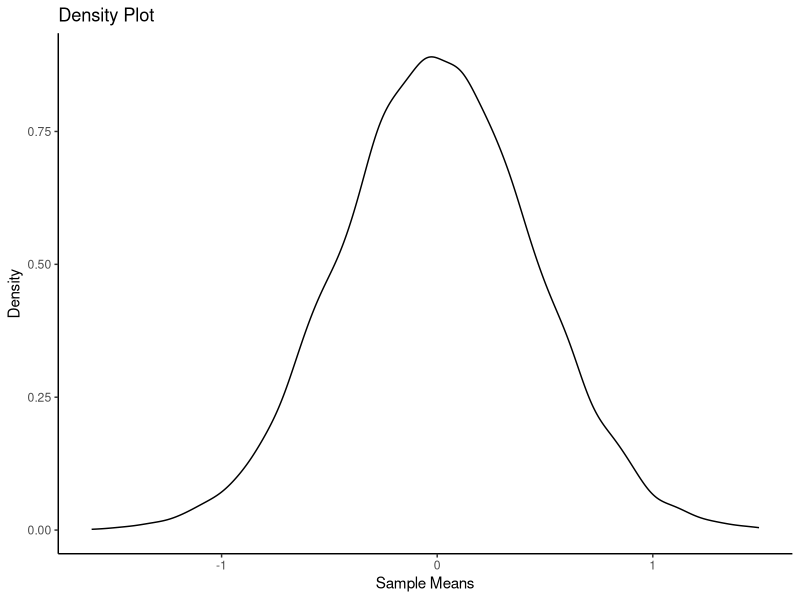
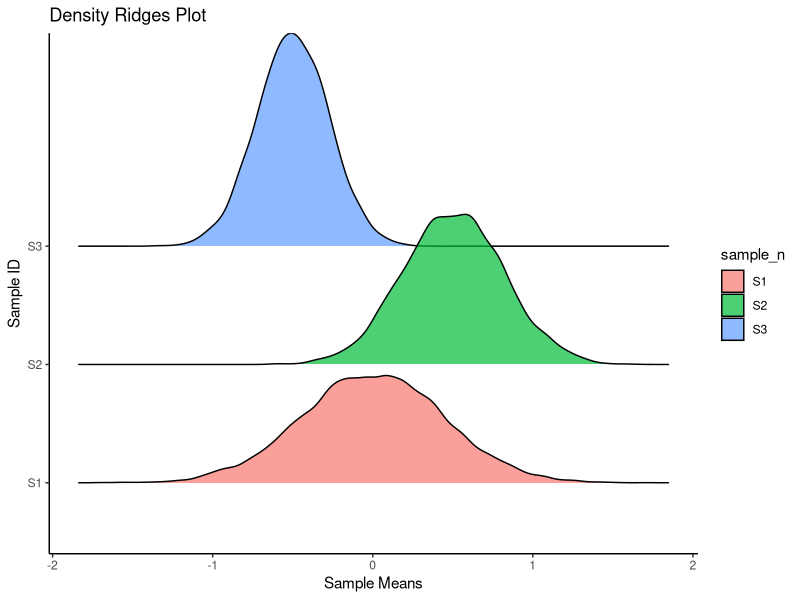
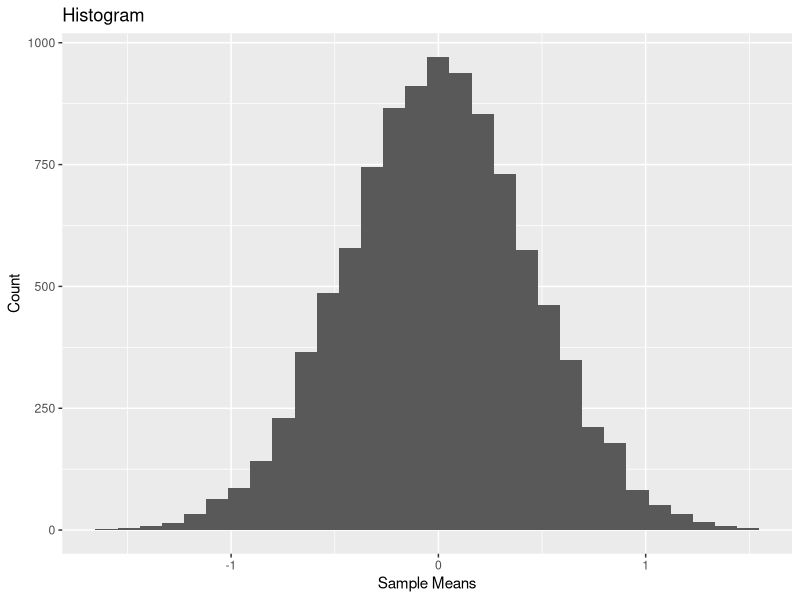
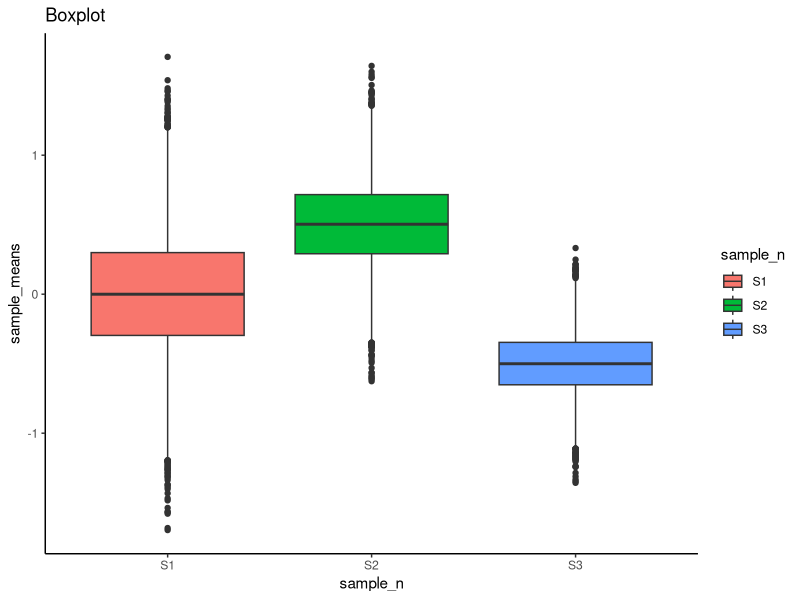
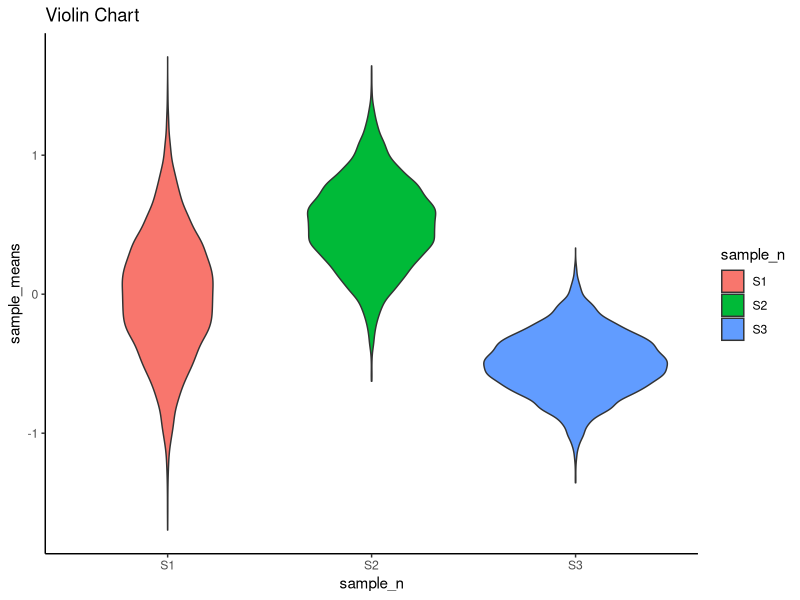

Write the R code that produced these figures, in order.
## ---- chunk 1
library(tidyverse)

set.seed(0)

n = 10000

sample_means = rep(NA, n)

for(i in 1:n){
  sample_means[i] = mean(rnorm(20, mean=0, sd=2))
}


sample_means_df <- data.frame(sample_means)
 
sample_means_df %>%
   ggplot(aes(sample_means)) + 
   geom_density(size = .5) +
   labs(title = "Density Plot", x = "Sample Means", y = "Density") + 
   theme_classic()
  
## ---- chunk 2
library(ggridges)
# create column one for df
set.seed(1)

n1 = 10000

sample_means = rep(NA, n)

for(i in 1:n){
  sample_means[i] = mean(rnorm(20, mean=0, sd=2))
}

sample_means1 <- data.frame(sample_means)
# create column two for df
set.seed(2)

n2 = 10000

sample_means = rep(NA, n)

for(i in 1:n){
  sample_means[i] = mean(rnorm(20, mean=0.5, sd=1.4))
}

sample_means2 <- data.frame(sample_means)

# create column three for df
set.seed(3)

n = 10000

sample_means = rep(NA, n)

for(i in 1:n){
  sample_means[i] = mean(rnorm(20, mean=-0.5, sd=1))
}

sample_means3 <- data.frame(sample_means) 

# prepare all 3 dfs to be combined into one

sample_means1 <- sample_means1 %>%
  mutate(sample_n = "S1")

sample_means2 <- sample_means2 %>%
  mutate(sample_n = "S2")

sample_means3 <- sample_means3 %>%
  mutate(sample_n = "S3")

samples_df <- sample_means1 %>%
  bind_rows(sample_means2) %>%
  bind_rows(sample_means3)
## ---- chunk 3
samples_df %>%
  ggplot(aes(x = sample_means, y = sample_n, fill = sample_n)) +
  geom_density_ridges(alpha = .7) + 
  labs(title = "Density Ridges Plot", x ="Sample Means", y = "Sample ID") +
  theme_classic()
## ---- chunk 4
sample_means_df %>%
  ggplot(aes(x = sample_means)) +
  geom_histogram(bins = 30) +
  labs(title = "Histogram", y = "Count", x = "Sample Means")
## ---- chunk 5
samples_df %>%
  ggplot(aes(x = sample_n, y = sample_means, fill = sample_n)) +
  geom_boxplot() +
  labs(title = "Boxplot") +
  theme_classic()
## ---- chunk 6
samples_df %>%
  ggplot(aes(x = sample_n, y = sample_means, fill = sample_n)) +
  geom_violin() +
  labs(title = "Violin Chart") +
  theme_classic()
